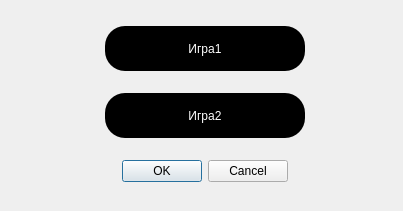
<?xml version="1.0" encoding="UTF-8"?>
<ui version="4.0">
 <class>Dialog</class>
 <widget class="QDialog" name="Dialog">
  <property name="geometry">
   <rect>
    <x>0</x>
    <y>0</y>
    <width>403</width>
    <height>211</height>
   </rect>
  </property>
  <property name="minimumSize">
   <size>
    <width>403</width>
    <height>211</height>
   </size>
  </property>
  <property name="maximumSize">
   <size>
    <width>403</width>
    <height>211</height>
   </size>
  </property>
  <property name="windowTitle">
   <string>Dialog</string>
  </property>
  <widget class="QWidget" name="verticalLayoutWidget">
   <property name="geometry">
    <rect>
     <x>10</x>
     <y>10</y>
     <width>391</width>
     <height>191</height>
    </rect>
   </property>
   <layout class="QVBoxLayout" name="verticalLayout">
    <item alignment="Qt::AlignHCenter">
     <widget class="QPushButton" name="game1">
      <property name="minimumSize">
       <size>
        <width>200</width>
        <height>45</height>
       </size>
      </property>
      <property name="maximumSize">
       <size>
        <width>250</width>
        <height>45</height>
       </size>
      </property>
      <property name="styleSheet">
       <string notr="true">background-color: rgb(0, 0, 0); color: rgb(255, 255, 255); border-radius: 20px;</string>
      </property>
      <property name="text">
       <string>Игра1</string>
      </property>
     </widget>
    </item>
    <item alignment="Qt::AlignHCenter">
     <widget class="QPushButton" name="game2">
      <property name="minimumSize">
       <size>
        <width>200</width>
        <height>45</height>
       </size>
      </property>
      <property name="maximumSize">
       <size>
        <width>250</width>
        <height>45</height>
       </size>
      </property>
      <property name="styleSheet">
       <string notr="true">background-color: rgb(0, 0, 0); color: rgb(255, 255, 255); border-radius: 20px;</string>
      </property>
      <property name="text">
       <string>Игра2</string>
      </property>
     </widget>
    </item>
    <item alignment="Qt::AlignHCenter">
     <widget class="QDialogButtonBox" name="buttonBox">
      <property name="orientation">
       <enum>Qt::Horizontal</enum>
      </property>
      <property name="standardButtons">
       <set>QDialogButtonBox::Cancel|QDialogButtonBox::Ok</set>
      </property>
     </widget>
    </item>
   </layout>
  </widget>
 </widget>
 <resources/>
 <connections>
  <connection>
   <sender>buttonBox</sender>
   <signal>accepted()</signal>
   <receiver>Dialog</receiver>
   <slot>accept()</slot>
   <hints>
    <hint type="sourcelabel">
     <x>248</x>
     <y>254</y>
    </hint>
    <hint type="destinationlabel">
     <x>157</x>
     <y>274</y>
    </hint>
   </hints>
  </connection>
  <connection>
   <sender>buttonBox</sender>
   <signal>rejected()</signal>
   <receiver>Dialog</receiver>
   <slot>reject()</slot>
   <hints>
    <hint type="sourcelabel">
     <x>316</x>
     <y>260</y>
    </hint>
    <hint type="destinationlabel">
     <x>286</x>
     <y>274</y>
    </hint>
   </hints>
  </connection>
 </connections>
</ui>
